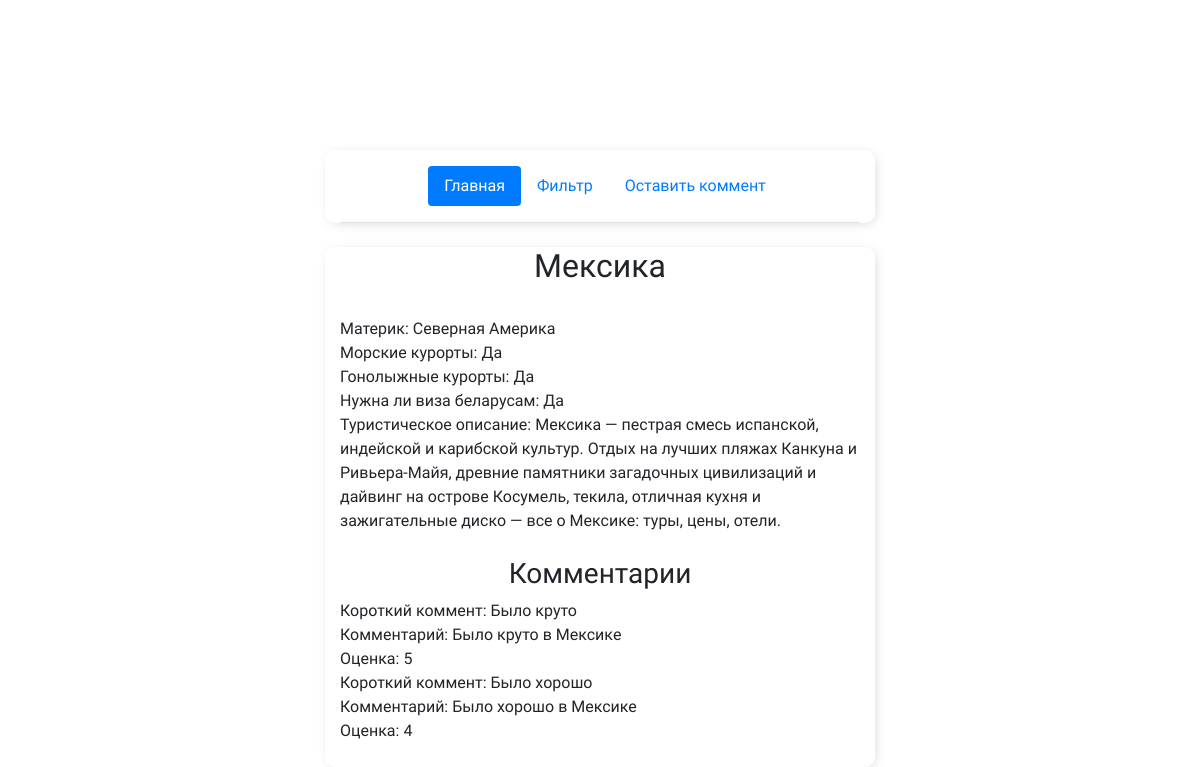
Screenshot of /details?country=Мексика with the database file from the repository.
### travapp/models.py (models this page shows, shortened)
class Country(models.Model):
    name = models.CharField('Название', max_length=50)
    continent = models.ForeignKey(
        Continent,
        null=True,
        on_delete=models.CASCADE,
    )
    SEA_CHOISES = (('Да', 'Да'), ('Нет', 'Нет'))
    sea = models.CharField('Наличие морских курортов', max_length=5, choices=SEA_CHOISES, null=True)
    MOUNTAIN_CHOISES = (('Да', 'Да'), ('Нет', 'Нет'))
    mountain = models.CharField('Наличие горнолыжных курортов', max_length=5, choices=MOUNTAIN_CHOISES, null=True)
    VISA_CHOISES = (('Да', 'Да'), ('Нет', 'Нет'))
    visa = models.CharField('Нужна ли виза беларусам', max_length=5, choices=VISA_CHOISES, null=True)
    description = models.TextField('Туристическое описание', null=True)
    class Meta:
        verbose_name = 'Страна'
        verbose_name_plural = 'Страны'
        ordering = ['name']

class Continent(models.Model):
    name = models.CharField('Название', max_length=50)
    def __str__(self):
        return self.name
    class Meta:
        verbose_name = 'Континент'
        verbose_name_plural = 'Континенты'
        ordering = ['name']

class Comment(models.Model):
    name = models.CharField('Короткий коммент', max_length=100)
    country = models.ForeignKey(
        Country,
        null=True,
        on_delete=models.CASCADE,
    )
    comment = models.TextField('Опишите ваш отдых', null=True)
    RATING_CHOISES = (('1', '1'), ('2', '2'), ('3', '3'), ('4', '4'), ('5', '5'))
    rating = models.CharField('Оценка', max_length=5, choices=RATING_CHOISES, null=True)
    class Meta:
        verbose_name = 'Комментарий'
        verbose_name_plural = 'Комментарии'
        ordering = ['name']

### travapp/views.py (the view)
# urls.py: path('details', country, name='country'),
def country(request):
    requested_country = Country.objects.get(name=unquote(request.GET['country']))
    comments = Comment.objects.filter(country__name=requested_country.name)
    data = {'country_name': request.GET['country'], 'requested_country': requested_country, 'comments': comments}
    return render(request, 'details.html', context=data)

### travapp/templates/details.html (shortened to what this page needs)
{% extends 'base.html' %}
{% block content %}
<head>
</head>
<body>
    <center><h2>{{ requested_country.name }}</h2></center><br>
    Материк: {{ requested_country.continent }}<br>
    Морские курорты: {{ requested_country.sea }}<br>
    Гонолыжные курорты: {{ requested_country.mountain }}<br>
    Нужна ли виза беларусам: {{ requested_country.visa }}<br>
    Туристическое описание: {{ requested_country.description }}<br><br>
    <center><h3>Комментарии</h3></center>
    {% if comments %}
        {% for comment in comments %}
            Короткий коммент: {{ comment.name }} <br>
            Комментарий: {{ comment.comment }} <br>
            Оценка: {{ comment.rating }} <br>
        {% endfor %}
    {% else %}
        <center>Комментариев и оценок пока нет</center><br>
    {% endif %}<br>
</body>
{% endblock content %}

### travapp/templates/base.html (style rules this page uses)
body { background-size: 100%; background: url(https://html5book.ru/wp-content/uploads/2015/05/background1.png); background-size: 100%; font-family: 'Yusei Magic', sans-serif; padding-top: 150px; }

### rows the page displays
Country: name "Мексика", continent "Северная Америка", sea "Да", mountain "Да", visa "Да", description "Мексика — пестрая смесь испанской, индейской и карибской культур. Отдых на лучших пляжах Канкуна и Ривьера-Майя, древние памятники загадочных цивилизаций и дайвинг на острове Косумель, текила, отличная кухня и зажигательные диско — все о Мексике: туры, цены, отели."
Comment: name "Было круто", comment "Было круто в Мексике", rating "5"
Comment: name "Было хорошо", comment "Было хорошо в Мексике", rating "4"
